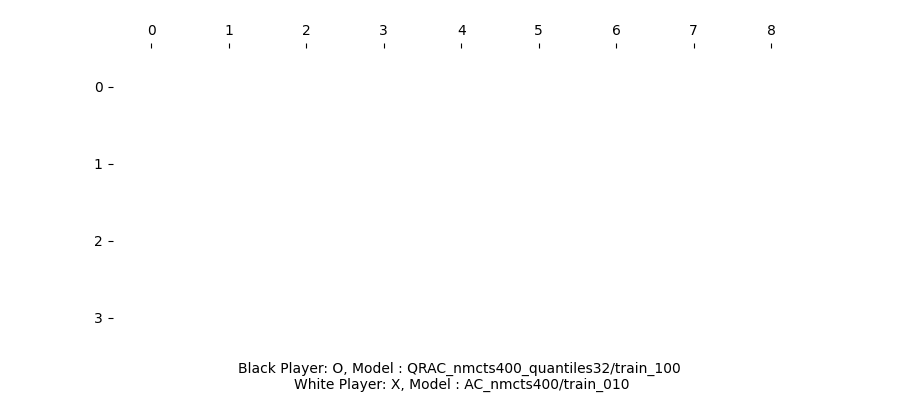
#> input picture policy_value/png/game_board_0.png, 900 x 400 px; its folder holds 4 pictures in this run
$ python make_gif.py
#> lines starting #> are read from the running program, lines starting #| are printed output that depends on the picture
import glob
import numpy as np
import re
import os

from PIL import Image
import matplotlib.pyplot as plt
import matplotlib.animation as animation


def atoi(text):
    return int(text) if text.isdigit() else text


def natural_keys(text):
    return [atoi(c) for c in re.split(r'(\d+)', text)]


def update(i):
    im.set_array(image_array[i])
    return im,


if __name__ == '__main__':
    files = sorted(glob.glob(r"Png/*.png"), key=natural_keys)

    image_array = []

    for my_file in files:
        image = Image.open(my_file)
#> image is the input picture: PIL image 900x400 RGBA; mean R, G, B, A 253.2, 253.2, 253.2, 255
        image_array.append(image)

    print('image_arrays shape:', np.array(image_array).shape)
#| image_arrays shape: (4, 400, 900, 4)

    # Create the figure and axes objects
    fig, ax = plt.subplots()
    ax.axis('off')
    ax.grid(False)

    # Set the initial image
    im = ax.imshow(image_array[0], animated=True)

    # Create the animation object
    animation_fig = animation.FuncAnimation(fig, update, frames=len(image_array), interval=600, blit=True,
                                            repeat_delay=200, )

    # Show the animation
    plt.show()

    folder_name = './gamefile/gif/'
    os.makedirs(os.path.dirname(folder_name), exist_ok=True)
    animation_fig.save("model_vs_human.gif")
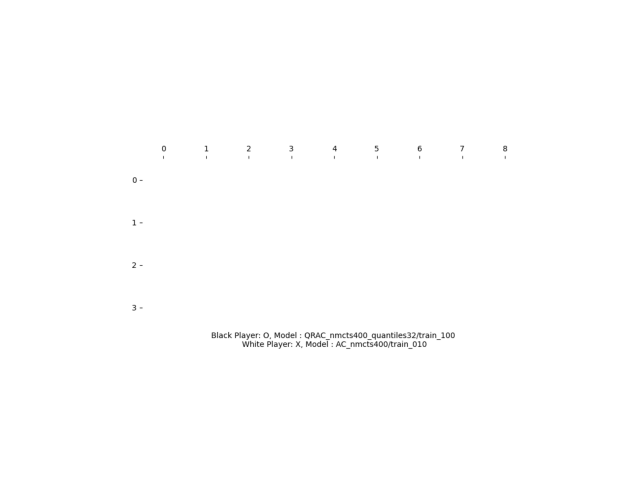
#> saved as model_vs_human.gif: PIL image 640x480 RGBA; mean R, G, B, A 254.3, 254.3, 254.3, 255
